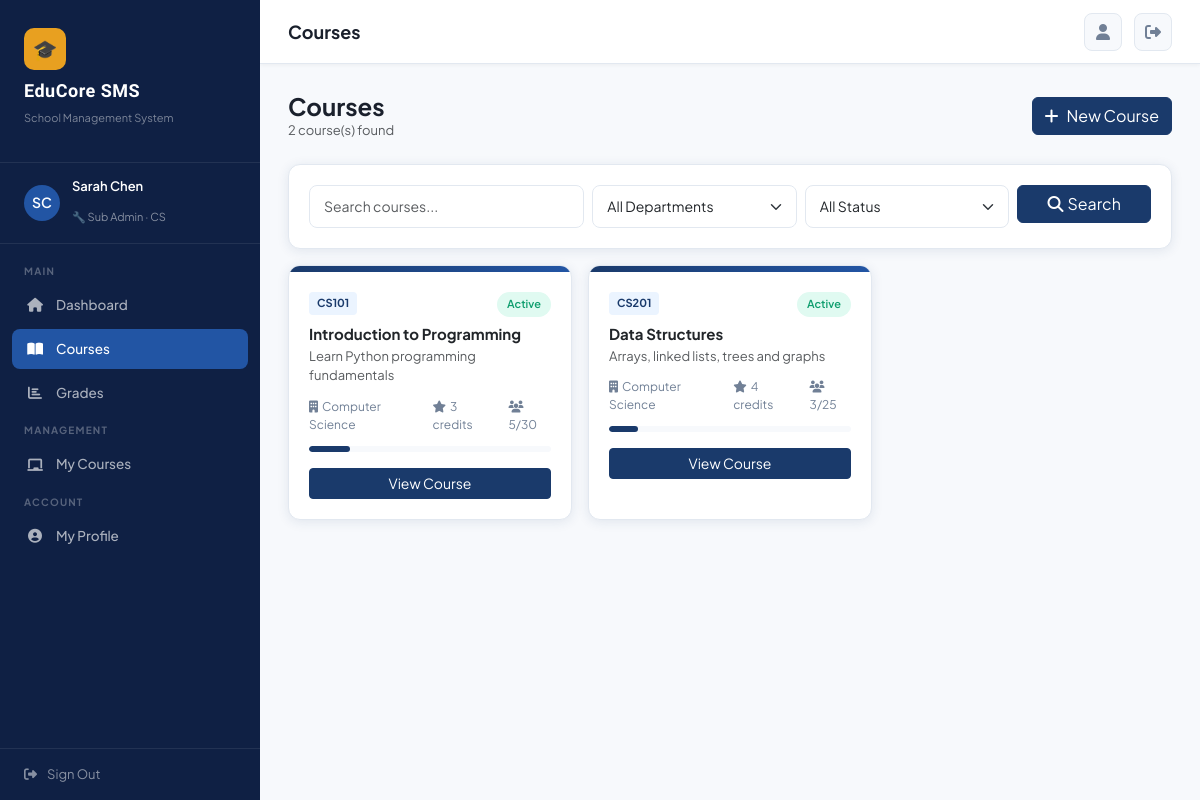
The page /courses/ (signed in) on the database its author committed.
### accounts/models.py (models this page shows, shortened)
class User(AbstractUser):
    ROLE_CHOICES = [
        ('super_admin', 'Super Admin'),
        ('sub_admin', 'Sub Admin'),
        ('student', 'Student'),
    ]
    role = models.CharField(max_length=20, choices=ROLE_CHOICES, default='student')
    department = models.ForeignKey(Department, on_delete=models.SET_NULL, null=True, blank=True)
    phone = models.CharField(max_length=20, blank=True)
    address = models.TextField(blank=True)
    profile_picture = models.ImageField(upload_to='profiles/', blank=True, null=True)
    bio = models.TextField(blank=True)
    student_id = models.CharField(max_length=20, blank=True, unique=True, null=True)
    date_of_birth = models.DateField(null=True, blank=True)
    gender = models.CharField(max_length=10, choices=[('M','Male'),('F','Female'),('O','Other')], blank=True)
    is_active = models.BooleanField(default=True)
    created_at = models.DateTimeField(auto_now_add=True)
    @property
    def is_super_admin(self):
        return self.role == 'super_admin'
    @property
    def is_sub_admin(self):
        return self.role == 'sub_admin'

class Department(models.Model):
    name = models.CharField(max_length=100)
    code = models.CharField(max_length=10, unique=True)
    description = models.TextField(blank=True)
    created_at = models.DateTimeField(auto_now_add=True)

### courses/models.py (models this page shows, shortened)
class Course(models.Model):
    STATUS_CHOICES = [('active','Active'),('inactive','Inactive'),('archived','Archived')]
    name = models.CharField(max_length=200)
    code = models.CharField(max_length=20, unique=True)
    description = models.TextField(blank=True)
    credits = models.PositiveIntegerField(default=3)
    department = models.ForeignKey(Department, on_delete=models.CASCADE)
    instructor = models.ForeignKey(User, on_delete=models.SET_NULL, null=True, related_name='courses_taught')
    max_students = models.PositiveIntegerField(default=40)
    status = models.CharField(max_length=10, choices=STATUS_CHOICES, default='active')
    semester = models.ForeignKey(Semester, on_delete=models.CASCADE, null=True)
    created_by = models.ForeignKey(User, on_delete=models.SET_NULL, null=True, related_name='courses_created')
    created_at = models.DateTimeField(auto_now_add=True)
    updated_at = models.DateTimeField(auto_now=True)
    syllabus = models.TextField(blank=True)
    schedule = models.CharField(max_length=200, blank=True)
    @property
    def enrolled_count(self):
        return self.enrollments.filter(status='enrolled').count()

### courses/views.py (the view)
# urls.py: path('', views.course_list, name='course_list'),
@login_required
def course_list(request):
    q = request.GET.get('q','')
    dept = request.GET.get('dept','')
    status = request.GET.get('status','')
    if request.user.is_super_admin:
        courses = Course.objects.all().select_related('department','instructor','semester')
    elif request.user.is_sub_admin:
        courses = Course.objects.filter(department=request.user.department).select_related('department','instructor','semester')
    else:
        courses = Course.objects.filter(enrollments__student=request.user, enrollments__status='enrolled').distinct()
    if q:
        courses = courses.filter(Q(name__icontains=q)|Q(code__icontains=q))
    if dept:
        courses = courses.filter(department_id=dept)
    if status:
        courses = courses.filter(status=status)
    departments = Department.objects.all()
    return render(request, 'courses/course_list.html', {'courses': courses, 'departments': departments, 'q': q, 'dept': dept, 'status': status})

### templates/courses/course_list.html (shortened to what this page needs)
{% extends 'base.html' %}
{% block page_title %}Courses{% endblock %}
{% block content %}
<div class="d-flex justify-content-between align-items-center mb-4">
  <div>
    <h4 style="font-weight:700;margin:0;">Courses</h4>
    <p class="text-muted mb-0" style="font-size:13px;">{{ courses|length }} course(s) found</p>
  </div>
  {% if user.is_super_admin or user.is_sub_admin %}
  <a href="{% url 'create_course' %}" class="btn btn-primary"><i class="fas fa-plus me-2"></i>New Course</a>
  {% endif %}
</div>
<div class="card mb-3">
  <div class="card-body">
    <form method="get" class="row g-2">
      <div class="col-md-4">
        <input type="text" name="q" class="form-control" placeholder="Search courses..." value="{{ q }}">
      </div>
      <div class="col-md-3">
        <select name="dept" class="form-select">
          <option value="">All Departments</option>
        </select>
      </div>
      <div class="col-md-3">
        <select name="status" class="form-select">
          <option value="">All Status</option>
        </select>
      </div>
      <div class="col-md-2">
        <button type="submit" class="btn btn-primary w-100"><i class="fas fa-search me-1"></i>Search</button>
      </div>
    </form>
  </div>
</div>
<div class="row g-3">
  {% for course in courses %}
  <div class="col-md-4">
    <div class="card h-100" style="transition:transform 0.2s;" onmouseover="this.style.transform='translateY(-3px)'" onmouseout="this.style.transform='none'">
      <div style="height:6px;background:{% if course.status == 'active' %}linear-gradient(90deg,#1a3a6b,#2255a4){% else %}#e2e8f0{% endif %};"></div>
      <div class="card-body">
        <div class="d-flex justify-content-between align-items-start mb-2">
          <span style="font-size:11px;font-weight:700;color:var(--primary);background:#ebf4ff;padding:3px 8px;border-radius:4px;">{{ course.code }}</span>
          <span class="badge-status badge-{{ course.status }}">{{ course.status|title }}</span>
        </div>
        <h5 style="font-weight:700;font-size:15px;margin:8px 0 4px;">{{ course.name }}</h5>
        <p class="text-muted" style="font-size:13px;margin:0 0 12px;">{{ course.description|truncatechars:80 }}</p>
        <div style="display:flex;gap:16px;font-size:12px;color:var(--text-muted);margin-bottom:12px;">
          <span><i class="fas fa-building me-1"></i>{{ course.department.name }}</span>
          <span><i class="fas fa-star me-1"></i>{{ course.credits }} credits</span>
          <span><i class="fas fa-users me-1"></i>{{ course.enrolled_count }}/{{ course.max_students }}</span>
        </div>
        <div class="progress mb-3" style="height:6px;">
          <div class="progress-bar" style="background:var(--primary);width:{% widthratio course.enrolled_count course.max_students 100 %}%"></div>
        </div>
        <a href="{% url 'course_detail' course.pk %}" class="btn btn-primary btn-sm w-100">View Course</a>
      </div>
    </div>
  </div>
  {% endfor %}
</div>
{% endblock %}

### templates/base.html (shortened to what this page needs)
<!DOCTYPE html>
<html lang="en">
<head>
<link href="https://cdnjs.cloudflare.com/ajax/libs/bootstrap/5.3.0/css/bootstrap.min.css" rel="stylesheet">
<link href="https://cdnjs.cloudflare.com/ajax/libs/font-awesome/6.4.0/css/all.min.css" rel="stylesheet">
</head>
<body>
{% if user.is_authenticated %}
<div id="sidebar">
  <div class="sidebar-logo">
    <div class="logo-icon">🎓</div>
    <h2>EduCore SMS</h2>
    <p>School Management System</p>
  </div>
  <div class="sidebar-user">
    <div class="avatar">
      {% if user.profile_picture %}
        <img src="{{ user.profile_picture.url }}" alt="">
      {% else %}
        {{ user.first_name|first|upper }}{{ user.last_name|first|upper }}
      {% endif %}
    </div>
    <div class="info">
      <h4>{{ user.get_full_name|default:user.username }}</h4>
      <span>
        {% if user.is_super_admin %}⭐ Super Admin
        {% elif user.is_sub_admin %}🔧 Sub Admin{% if user.department %} · {{ user.department.code }}{% endif %}
        {% else %}🎒 Student{% endif %}
      </span>
    </div>
  </div>
  <nav class="sidebar-nav">
    <div class="nav-section-label">Main</div>
    <div class="nav-item">
      <a href="{% url 'dashboard' %}" class="nav-link {% if request.resolver_match.url_name == 'dashboard' %}active{% endif %}">
        <i class="fas fa-home"></i> Dashboard
      </a>
    </div>
    <div class="nav-item">
      <a href="{% url 'course_list' %}" class="nav-link {% if 'course' in request.resolver_match.url_name %}active{% endif %}">
        <i class="fas fa-book-open"></i> Courses
      </a>
    </div>
    <div class="nav-item">
      <a href="{% url 'grade_list' %}" class="nav-link {% if 'grade' in request.resolver_match.url_name or 'semester_results' in request.resolver_match.url_name %}active{% endif %}">
        <i class="fas fa-chart-bar"></i> Grades
      </a>
    </div>
    {% if user.is_super_admin or user.is_sub_admin %}
    <div class="nav-section-label">Management</div>
    <div class="nav-item">
      <a href="{% url 'course_list' %}" class="nav-link">
        <i class="fas fa-chalkboard"></i> My Courses
      </a>
    </div>
    {% endif %}
    <div class="nav-section-label">Account</div>
    <div class="nav-item">
      <a href="{% url 'profile' %}" class="nav-link {% if request.resolver_match.url_name == 'profile' %}active{% endif %}">
        <i class="fas fa-user-circle"></i> My Profile
      </a>
    </div>
  </nav>
  <div class="sidebar-footer">
    <a href="{% url 'logout' %}"><i class="fas fa-sign-out-alt"></i> Sign Out</a>
  </div>
</div>
<div id="main-content">
  <div class="topbar">
    <div class="d-flex align-items-center gap-3">
      <span class="topbar-title">{% block page_title %}Dashboard{% endblock %}</span>
    </div>
    <div class="topbar-actions">
      <a href="{% url 'profile' %}" class="btn-icon" title="Profile">
        <i class="fas fa-user"></i>
      </a>
      <a href="{% url 'logout' %}" class="btn-icon" title="Logout">
        <i class="fas fa-sign-out-alt"></i>
      </a>
    </div>
  </div>
  <div class="page-content">
    {% block content %}{% endblock %}
  </div>
</div>
{% else %}
  {% block auth_content %}{% endblock %}
{% endif %}
</body>
</html>

### templates/base.html (style rules this page uses)
:root { --primary: #1a3a6b; --primary-light: #2255a4; --accent: #e8a020; --accent-hover: #d4911c; --sidebar-bg: #0f2044; --sidebar-hover: #1a3a6b; --success: #0f9e6e; --danger: #e53e3e; --warning: #f6ad55; --text-dark: #1a202c; --text-muted: #718096; --bg-light: #f7f9fc; --card-shadow: 0 2px 12px rgba(26,58,107,0.10); --card-shadow-hover: 0 8px 24px rgba(26,58,107,0.18); --border-color: #e2e8f0; --sidebar-width: 260px; }
* { box-sizing: border-box; margin: 0; padding: 0; }
body { font-family: 'Plus Jakarta Sans', sans-serif; background: var(--bg-light); color: var(--text-dark); min-height: 100vh; }
#sidebar { width: var(--sidebar-width); height: 100vh; background: var(--sidebar-bg); position: fixed; left: 0; top: 0; z-index: 1000; overflow-y: auto; transition: transform 0.3s ease; display: flex; flex-direction: column; }
.sidebar-logo { padding: 28px 24px 20px; border-bottom: 1px solid rgba(255,255,255,0.08); }
.sidebar-logo .logo-icon { width: 42px; height: 42px; background: var(--accent); border-radius: 10px; display: flex; align-items: center; justify-content: center; font-size: 20px; margin-bottom: 10px; }
.sidebar-logo h2 { font-family: 'Sora', sans-serif; font-size: 18px; font-weight: 700; color: white; letter-spacing: 0.5px; }
.sidebar-logo p { font-size: 11px; color: rgba(255,255,255,0.45); margin-top: 2px; }
.sidebar-user { padding: 16px 24px; border-bottom: 1px solid rgba(255,255,255,0.08); display: flex; align-items: center; gap: 12px; }
.sidebar-user .avatar { width: 36px; height: 36px; border-radius: 50%; background: var(--primary-light); display: flex; align-items: center; justify-content: center; font-size: 14px; font-weight: 600; color: white; flex-shrink: 0; overflow: hidden; }
.sidebar-user .info h4 { font-size: 13px; font-weight: 600; color: white; }
.sidebar-user .info span { font-size: 11px; color: rgba(255,255,255,0.5); }
.sidebar-nav { padding: 12px 0; flex: 1; }
.nav-section-label { padding: 8px 24px 4px; font-size: 10px; font-weight: 700; color: rgba(255,255,255,0.3); text-transform: uppercase; letter-spacing: 1.2px; }
.nav-item { padding: 2px 12px; }
.nav-link { display: flex; align-items: center; gap: 12px; padding: 10px 14px; border-radius: 8px; color: rgba(255,255,255,0.65); text-decoration: none; font-size: 13.5px; font-weight: 500; transition: all 0.2s; }
.nav-link:hover, .nav-link.active { background: var(--sidebar-hover); color: white; }
.nav-link.active { background: var(--primary-light); color: white; }
.nav-link i { width: 18px; text-align: center; font-size: 14px; }
.sidebar-footer { padding: 16px 24px; border-top: 1px solid rgba(255,255,255,0.08); }
.sidebar-footer a { display: flex; align-items: center; gap: 10px; color: rgba(255,255,255,0.5); text-decoration: none; font-size: 13px; transition: color 0.2s; }
#main-content { margin-left: var(--sidebar-width); min-height: 100vh; transition: margin 0.3s ease; }
.topbar { background: white; border-bottom: 1px solid var(--border-color); padding: 0 28px; height: 64px; display: flex; align-items: center; justify-content: space-between; position: sticky; top: 0; z-index: 100; box-shadow: 0 1px 4px rgba(0,0,0,0.05); }
.topbar-title { font-size: 18px; font-weight: 700; color: var(--text-dark); }
.topbar-actions { display: flex; align-items: center; gap: 12px; }
.topbar-actions .btn-icon { width: 38px; height: 38px; border-radius: 8px; background: var(--bg-light); border: 1px solid var(--border-color); display: flex; align-items: center; justify-content: center; color: var(--text-muted); cursor: pointer; transition: all 0.2s; text-decoration: none; }
.page-content { padding: 28px; }
.card { border: 1px solid var(--border-color); border-radius: 12px; box-shadow: var(--card-shadow); background: white; overflow: hidden; }
.card-body { padding: 20px; }
.btn-primary { background: var(--primary); border-color: var(--primary); }
.badge-status { padding: 4px 10px; border-radius: 20px; font-size: 11px; font-weight: 600; }
.badge-active { background: #e0faf1; color: #0f9e6e; }
.form-control, .form-select { border: 1.5px solid var(--border-color); border-radius: 8px; padding: 10px 14px; font-size: 14px; transition: border-color 0.2s, box-shadow 0.2s; }
.progress { border-radius: 10px; height: 8px; background: var(--bg-light); }
.progress-bar { border-radius: 10px; }

### rows shown on the page
User: first_name|first "S", last_name|first "C", get_full_name "Sarah Chen", department.code "CS"
Course: code "CS101", status "Active", name "Introduction to Programming", description "Learn Python programming fundamentals", department.name "Computer Science", credits "3", enrolled_count "5", max_students "30"
Course: code "CS201", status "Active", name "Data Structures", description "Arrays, linked lists, trees and graphs", department.name "Computer Science", credits "4", enrolled_count "3", max_students "25"

### other values the page prints
{{ courses|length }} "2"
